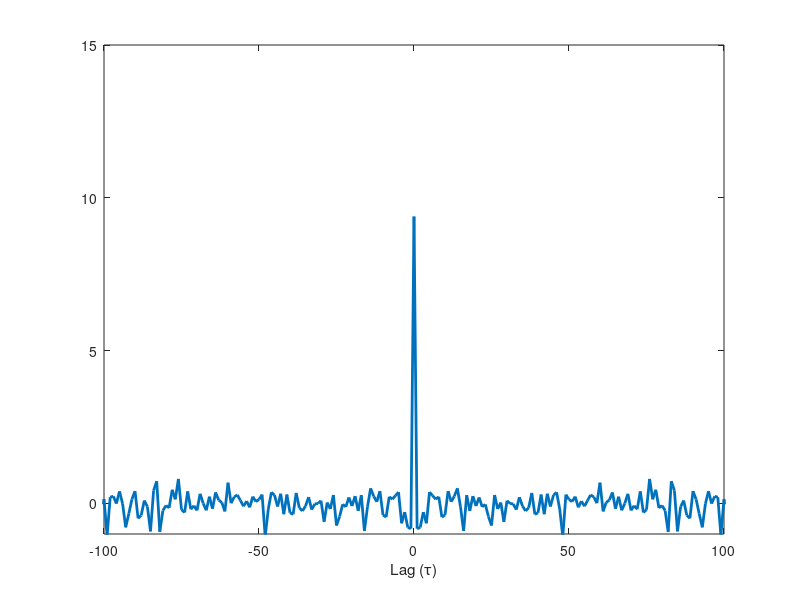
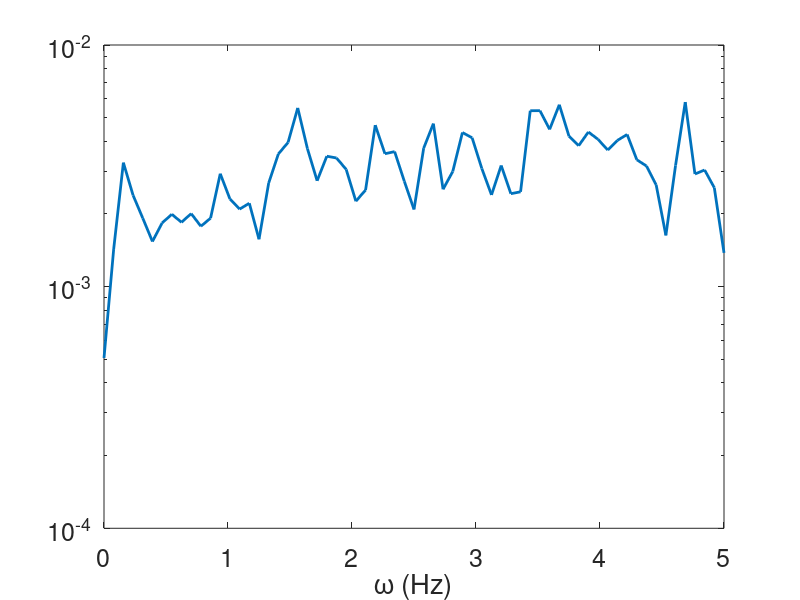
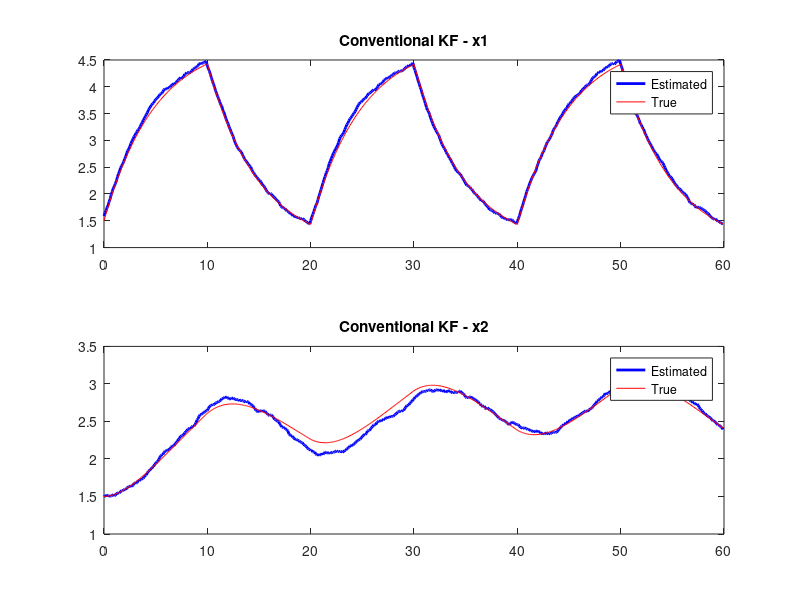
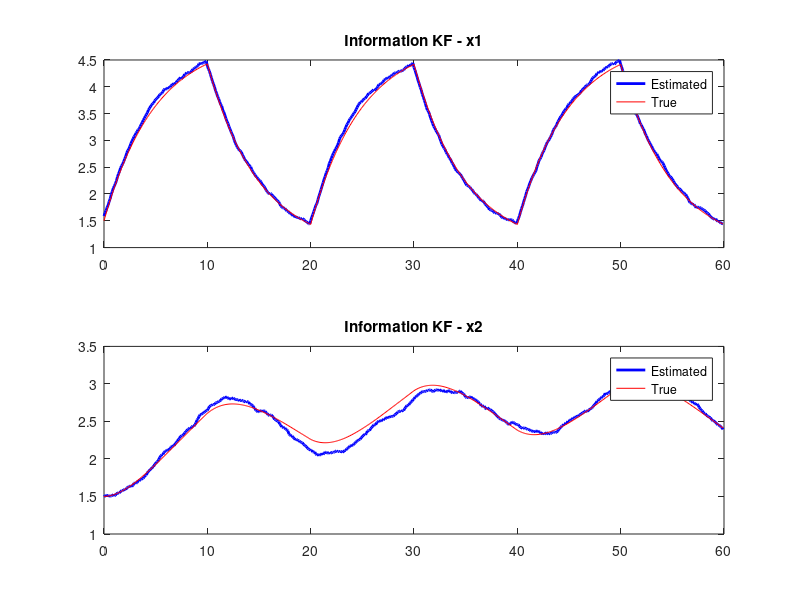

Write the MATLAB code that produced these figures, in order. (Note: this script raises an error after producing the figures.)
% Using observer and KF on the double tank
%
clear all
close all
clc
Ts=0.1; % sample time
N=600;  % the length of the simulation
n = 2;

% system matrixes
% A=[0.9512  0;
%    0.0476  0.9512];
A=[0.98  0;
   0.0076  0.9912];
B=[ 0.0975;
    0.0024];
Bw=[0.0975  0;
    0.0024  0.0975];
% C = [0 1];
C = [1 0];
rank(obsv(A,C))
Cd = [0 1; 1 0];
Dw=[0 0.5];
D=0;
T=ss(A,B,C,D,Ts);

% noise covariance matrix 
Rprim=0.01;
R1=0.0125;
Q1=[ 0.01    0;
    0       0.01];
S1=[0 0.005]';
R=Dw*Q1*Dw' + Rprim;
S=Bw*Q1*Dw';
Q=Bw*Q1*Bw';

% input signal
u=[ ones(10/0.1,1); 0.2*ones(10/0.1,1)];    
u=[u;u;u];
t=[0:0.1:599*0.1]';

% the noise signals
vprim=sqrt(R-Dw*Q*Dw')*randn(600,1);
w       =sqrt(0.01)*randn(600,2);
% wsrc=(Bw*w')';
% vsrc=(Dw*w'+vprim')';

% define a new system with input u1=[u w v]^T;
B1=[B Bw zeros(2,1)];
D1=[0 Dw 1];
Dd1=[0 Dw 1; 0 Dw 1];
T1=ss(A,B1,C,D1,Ts);
Td1=ss(A,B1,Cd,Dd1,Ts);
Tnf =ss(A,B,C,0,Ts);

% inital state
x01=[1.5 1.5]';

% the input
u1=[u w vprim];

% simulation
[ynoisy,t1,xnoisy]      = lsim(T1,u1,t,x01);
[ydnoisy,td1,xdnoisy]   = lsim(Td1,u1,t,x01);
% simulation noise free
[ynf,t1,xnf]=lsim(Tnf,u,t,x01);

f = @(x,u,w) (A*x + B*u + Bw*w);
g = @(x,u,w,v) (C*x + D*u + Dw*w + v);

% x = zeros(2,600);
% x(:,1) = x01;
% for k = 1:N
%     x(:,k+1) = f(x(:,k),u(k),w(k,:)');
%     y(:,k)   = g(x(:,k),u(k),w(k,:)',vprim(k,:)');
% end

%% Kalman Filter 

xk1k1   = x01;
Pk1k1   = eye(n,n);
u1      = u1';
ynoisy  = ynoisy';
xkk     = zeros(2,600);
xkk(:,1)= xk1k1;
% tmp     = cell(N,1); 
tmp1     = []; 
tmp2     = []; 
for k = 1:N
    xkk1        = A*xk1k1 + B1*u1(:,k);
    Pkk1        = A*Pk1k1*A' + Q;
    
    dy          = ynoisy(:,k) - C*xkk1;
    
    dyy(k)      = dy;
    
    Pyy         = R + C*Pkk1*C';
    Pxy         = Pkk1*C';
    K           = Pxy*inv(Pyy);
    xk1k1       = xkk1 + K*dy;
    Pk1k1       = ( eye(n,n) - K*C )*Pkk1;
    
    xkk(:,k)    = xk1k1;
    
    stmp1(k)      = max(abs(eig(Pkk1)));
    stmp2(k)      = max(abs(eig(Pk1k1)));
    
    tmp1(k)      = max(diag(Pkk1));
    tmp2(k)      = max(diag(Pk1k1));
end

XCsrcf=xcorr(dyy);
figure, plot(-floor(length(XCsrcf)/2):floor(length(XCsrcf)/2),XCsrcf,'LineWidth',2)
xlabel('Lag (\tau)')
axis([-100 100 -1 15])
hold on,
[Xps_srcf,om]=pwelch(dyy,128,[],[],1/Ts);
figure, semilogy(om,Xps_srcf,'LineWidth',2);
xlabel('\omega (Hz)')
set(gca,'FontSize',18)

figure
subplot(211)
set(gca,'FontSize',18)
plot(t,xkk(1,:)','b','LineWidth',2)
hold
plot(t,xnf(:,1),'r')
legend('Estimated','True')
title('Conventional KF - x1')
hold off

subplot(212)
plot(t,xkk(2,:)','b','LineWidth',2)
hold
plot(t,xnf(:,2),'r')
legend('Estimated','True')
title('Conventional KF - x2')
hold off

%% Information Filter

Pk1k1   = eye(n,n);
zk1k1   = x01;
zkk     = zeros(2,600);
zkk(:,1)= zk1k1;
for k = 1:N
    xkk1        = A*zk1k1 + B1*u1(:,k);
    Zkk1        = inv( A*Pk1k1*A' + Q );
    zkk1        = Zkk1*xkk1;
    
    ik          = C'*inv(R)*ynoisy(:,k);
    Ik          = C'*inv(R)*C;
    zk1k1       = zkk1 + ik;
    Zk1k1       = Zkk1 + Ik;
    
    Pk1k1       = inv( Zk1k1 );
    zk1k1       = Pk1k1*zk1k1;
    zkk(:,k)    = zk1k1;
end

figure
subplot(211)
set(gca,'FontSize',18)
plot(t,zkk(1,:)','b','LineWidth',2)
hold
plot(t,xnf(:,1),'r')
legend('Estimated','True')
title('Information KF - x1')
hold off

subplot(212)
plot(t,zkk(2,:)','b','LineWidth',2)
hold
plot(t,xnf(:,2),'r')
legend('Estimated','True')
title('Information KF - x2')
hold off

%% Distributed Information Filter

hr = 2;
ydnoisy  = ydnoisy';

x       = cell(hr,1);
x{1}    = [1,2]';
x{2}    = [1,2]';

Zt1t1   = cell(hr,1);
Pt1t1   = cell(hr,1);
ztt     = cell(hr,1);
zt      = zeros(2,600);
Pt1t1   = eye(n,n);
zt1t1   = x01;

for k = 1:N
    for i = 1:hr
        xtt1            = A*zt1t1 + B1*u1(:,k);
        Ztt1            = inv( A*Pt1t1*A' + Q );
        ztt1            = Ztt1*xtt1;

        ik              = Cd(1,:)'*inv(R)*ydnoisy(i,k);
        Ik              = Cd(1,:)'*inv(R)*Cd(1,:);
        ztt{i}          = ztt1 + ik;
        Zt1t1{i}        = Ztt1 + Ik;
    end
    Ptmp            = bandinv(Zt1t1,2,x,2,2,0);
%     [X, X_a, X_b, Xij, xxx, xab_size, T1, T2, ia1, ia2, cx] ...
%                 = fuse_cov(Ptmp{1},Ptmp{2},x{1},x{2});
%     ztt{1}          = Ptmp{1}*ztt{1};
%     ztt{2}          = Ptmp{2}*ztt{2};
%     [zt1t1, Pt1t1] = fuse_mean(ztt{1},ztt{2}, X, X_a, X_b, Xij, xxx, xab_size, T1, T2, ia1, ia2, cx);

    ztt{1}          = Ptmp{1}*ztt{1};
    ztt{2}          = Ptmp{2}*ztt{2};
    [zt1t1, Pt1t1]  = fuse2(ztt{1},ztt{2},Ptmp{1},Ptmp{2},x{1},x{2});
    zt(:,k)         = zt1t1;
end

% for k = 1:N
%     for i = 1:hr
%         xtt1            = A*zt1t1 + B1*u1(:,k);
%         Ztt1            = inv( A*Pt1t1*A' + Q );
%         ztt1            = Ztt1*xtt1;
% 
%         ik              = Cd(1,:)'*inv(R)*ydnoisy(i,k);
%         Ik              = Cd(1,:)'*inv(R)*Cd(1,:);
%         ztt{i}          = ztt1 + ik;
%         Zt1t1{i}        = Ztt1 + Ik;
%     end
%     
%     Ptmp            = bandinv(Zt1t1,2,x,2,2,0);
%     ztt{1}          = Ptmp{1}*ztt{1};
%     ztt{2}          = Ptmp{2}*ztt{2};
%     [zt1t1, Pt1t1]  = fuse2(ztt{1},ztt{2},Ptmp{1},Ptmp{2},x{1},x{2});
%     zt(:,k)         = zt1t1;
% end

figure
subplot(211)
set(gca,'FontSize',18)
plot(t,real(zt(1,:)'),'b','LineWidth',2)
hold
plot(t,xnf(:,1),'r')
legend('Estimated','True')
title('Distributed Information KF - x1')
hold off
subplot(212)
plot(t,real(zt(2,:)'),'b','LineWidth',2)
hold
plot(t,xnf(:,2),'r')
legend('Estimated','True')
title('Distributed Information KF - x2')
hold off



